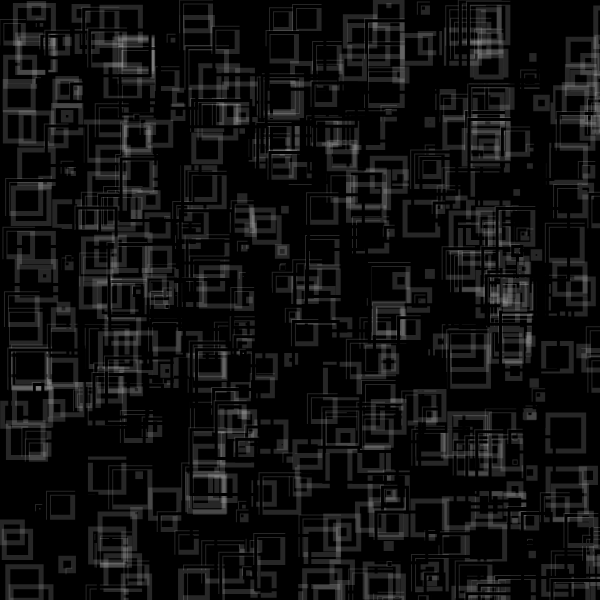
Frame 1 (no input)
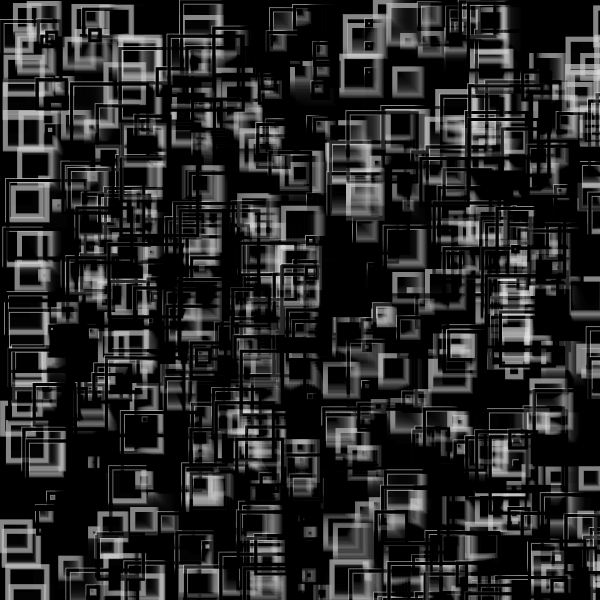
Frame 60 (no input)
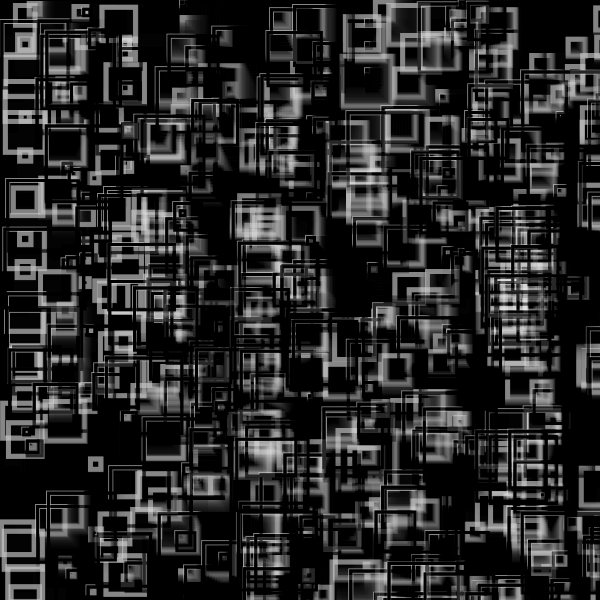
Frame 120 (the mouse pressed at the canvas centre since frame 60)

The p5.js sketch that drew these frames (run headless with seeded random() and noise() and a simulated clock; from frame 60 on, the mouse is pressed at the canvas centre):

// p5.js sketch
// ── sketch.js
//forked from  kyami 

let moverSystems = [];
let num = 10;
let cells, cols, rows;
let offset, margin;
let cellW, cellH;
let bg;
let graphics;


function setup() {
  w = 600;
  var canvas;
    if(windowWidth>=600 && windowHeight >=600){
      canvas = createCanvas(600, 600);
    }
    else{
      canvas = createCanvas(windowWidth, windowHeight - 100);
    }

  var x = (windowWidth - width) / 2;
  var y = (windowHeight - height) / 2;

  canvas.position(x, y);
  background(0);
  noStroke();
}


function draw() {
  let t = frameCount * 0.003;
  randomSeed(3);
  background(0, 40);
  for (let i=0; i < 500; i++) {
    let x = random(width); let y = random(width);
    let r = width/2 - max(abs(x-width/2),abs(y-width/2));

    for (let j=0; j < 12; j++) {
      let sx = width/2+245*tan(-j+t);
      let sy = width/2+245*cos(-j*20+t);
      let s = 50;
          r = min(r, min(abs(sy-s-y),abs(sy+s-y))-20);
    }

    
    r = min(r, abs(width/2-x));
    
    let c = color(255)
    c.setAlpha(8*exp(-r));
    stroke(244, 40)
    noFill();
    strokeWeight(5)
    rect(y,x,r*2,r*2);

    stroke(0)
    strokeWeight(3)
    if(i%2 == 0){
    rect(y,x,r*4, r*4);
  }
  }
}
